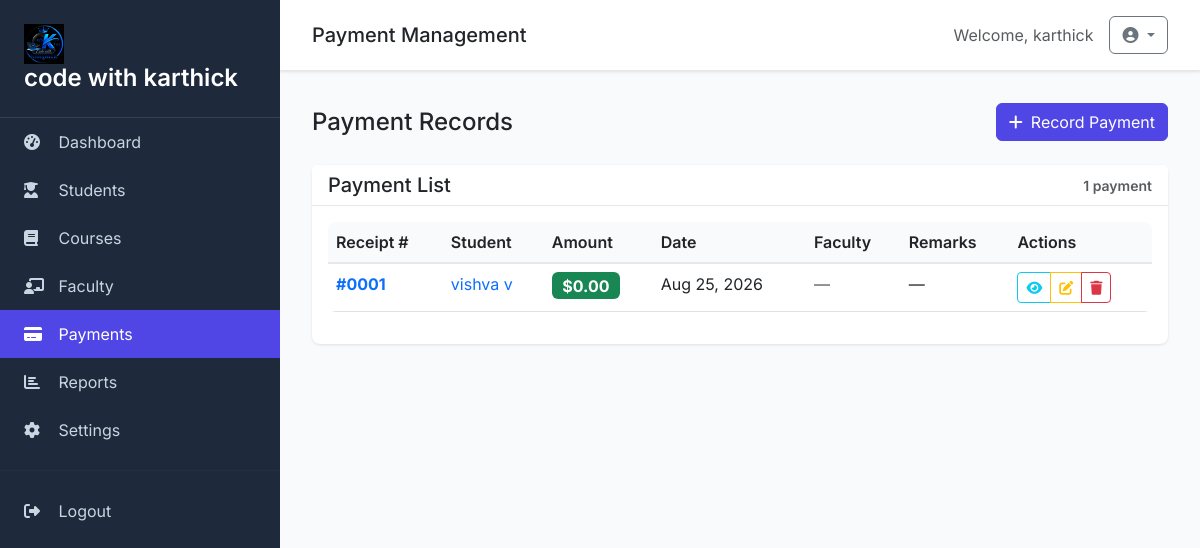
/payments/ (signed in), run on the app's committed database.
### myapp/models.py (models this page shows, shortened)
class SiteSetting(models.Model):
    site_name = models.CharField(max_length=200, default='Student Management System')
    logo = models.ImageField(upload_to='logos/', blank=True, null=True)
    footer_text = models.TextField(blank=True, null=True)
    created_at = models.DateTimeField(auto_now_add=True)
    updated_at = models.DateTimeField(auto_now=True)
    class Meta:
        verbose_name = 'Site Setting'
        verbose_name_plural = 'Site Settings'

class Payment(models.Model):
    student = models.ForeignKey(Student, on_delete=models.CASCADE, related_name='payments')
    amount = models.DecimalField(max_digits=10, decimal_places=2)
    payment_date = models.DateField(auto_now_add=True)
    faculty = models.ForeignKey(Faculty, on_delete=models.SET_NULL, null=True, blank=True)
    remarks = models.TextField(blank=True, null=True)

class Student(models.Model):
    profile_picture = models.ImageField(upload_to='profile_pics/', blank=True, null=True)
    first_name = models.CharField(max_length=50)
    middle_name = models.CharField(max_length=50, blank=True, null=True)
    last_name = models.CharField(max_length=50)
    email = models.EmailField(unique=True)
    phone_number = models.CharField(max_length=15)
    gender = models.CharField(max_length=10)
    city = models.CharField(max_length=100)
    address = models.TextField()
    courses = models.ManyToManyField(Course, related_name='students', blank=True)
    admission_date = models.DateField(auto_now_add=True)
    total_fee = models.DecimalField(max_digits=10, decimal_places=2, default=0.00)
    paid_fee = models.DecimalField(max_digits=10, decimal_places=2, default=0.00)
    due_fee = models.DecimalField(max_digits=10, decimal_places=2, default=0.00)

### myapp/views.py (the view)
# urls.py: path('payments/', views.payment_list, name='payment_list'),
@login_required
def payment_list(request):
    payments = Payment.objects.all().order_by('-payment_date')
    settings = SiteSetting.objects.first()
    return render(request, "payment/list.html", {
        "payments": payments,
        "settings": settings
    })

### templates/payment/list.html (shortened to what this page needs)
{% extends 'base.html' %}
{% block page_title %}Payment Management{% endblock %}
{% block content %}
<div class="row mb-4">
    <div class="col-12">
        <div class="d-flex justify-content-between align-items-center">
            <h4 class="mb-0">Payment Records</h4>
            <a href="{% url 'payment_add' %}" class="btn btn-primary">
                <i class="fas fa-plus me-2"></i>Record Payment
            </a>
        </div>
    </div>
</div>
<div class="row">
    <div class="col-12">
        <div class="card">
            <div class="card-header d-flex justify-content-between align-items-center">
                <h5 class="mb-0">Payment List</h5>
                <small class="text-muted">{{ payments|length }} payment{{ payments|length|pluralize }}</small>
            </div>
            <div class="card-body">
                {% if payments %}
                    <div class="table-responsive">
                        <table class="table table-hover">
                            <thead>
                                <tr>
                                    <th>Receipt #</th>
                                    <th>Student</th>
                                    <th>Amount</th>
                                    <th>Date</th>
                                    <th>Faculty</th>
                                    <th>Remarks</th>
                                    <th>Actions</th>
                                </tr>
                            </thead>
                            <tbody>
                                {% for payment in payments %}
                                <tr>
                                    <td>
                                        <strong class="text-primary">#{{ payment.pk|stringformat:"04d" }}</strong>
                                    </td>
                                    <td>
                                        <a href="{% url 'student_detail' payment.student.pk %}" class="text-decoration-none">
                                            {{ payment.student.first_name }} {{ payment.student.last_name }}
                                        </a>
                                    </td>
                                    <td>
                                        <span class="badge bg-success fs-6">${{ payment.amount|floatformat:2 }}</span>
                                    </td>
                                    <td>{{ payment.payment_date|date:"M d, Y" }}</td>
                                    <td>
                                        {% if payment.faculty %}
                                            <a href="{% url 'faculty_detail' payment.faculty.pk %}" class="text-decoration-none">
                                                {{ payment.faculty.first_name }} {{ payment.faculty.last_name }}
                                            </a>
                                        {% else %}
                                            <span class="text-muted">—</span>
                                        {% endif %}
                                    </td>
                                    <td>{{ payment.remarks|truncatewords:5|default:"—" }}</td>
                                    <td>
                                        <div class="btn-group btn-group-sm">
                                            <a href="{% url 'payment_detail' payment.pk %}" class="btn btn-outline-info" title="View">
                                                <i class="fas fa-eye"></i>
                                            </a>
                                            <a href="{% url 'payment_update' payment.pk %}" class="btn btn-outline-warning" title="Edit">
                                                <i class="fas fa-edit"></i>
                                            </a>
                                            <a href="{% url 'payment_delete' payment.pk %}" class="btn btn-outline-danger"
                                               title="Delete" onclick="return confirm('Are you sure you want to delete this payment?')">
                                                <i class="fas fa-trash"></i>
                                            </a>
                                        </div>
                                    </td>
                                </tr>
                                {% endfor %}
                            </tbody>
                        </table>
                    </div>
                {% endif %}
            </div>
        </div>
    </div>
</div>
{% endblock %}

### templates/base.html (shortened to what this page needs)
<!DOCTYPE html>
{% load static %}
<html lang="en">
<head>
    <link href="https://cdn.jsdelivr.net/npm/bootstrap@5.3.0/dist/css/bootstrap.min.css" rel="stylesheet">
    <link href="https://cdnjs.cloudflare.com/ajax/libs/font-awesome/6.4.0/css/all.min.css" rel="stylesheet">
</head>
<body>
    <div class="sidebar">
        <div class="sidebar-brand">
            {% if settings.logo %}
                <img src="{{ settings.logo.url }}" alt="Logo" height="40" class="me-2">
            {% endif %}
            <h4>{{ settings.site_name|default:'SMS' }}</h4>
        </div>
        <nav class="nav flex-column">
            <a class="nav-link {% if request.resolver_match.url_name == 'dashboard' %}active{% endif %}" href="{% url 'dashboard' %}">
                <i class="fas fa-tachometer-alt"></i> Dashboard
            </a>
            <a class="nav-link {% if 'student' in request.resolver_match.url_name %}active{% endif %}" href="{% url 'student_list' %}">
                <i class="fas fa-user-graduate"></i> Students
            </a>
            <a class="nav-link {% if 'course' in request.resolver_match.url_name %}active{% endif %}" href="{% url 'course_list' %}">
                <i class="fas fa-book"></i> Courses
            </a>
            <a class="nav-link {% if 'faculty' in request.resolver_match.url_name %}active{% endif %}" href="{% url 'faculty_list' %}">
                <i class="fas fa-chalkboard-teacher"></i> Faculty
            </a>
            <a class="nav-link {% if 'payment' in request.resolver_match.url_name %}active{% endif %}" href="{% url 'payment_list' %}">
                <i class="fas fa-credit-card"></i> Payments
            </a>
            <a class="nav-link {% if request.resolver_match.url_name == 'reports' %}active{% endif %}" href="{% url 'reports' %}">
                <i class="fas fa-chart-bar"></i> Reports
            </a>
            <a class="nav-link {% if request.resolver_match.url_name == 'settings' %}active{% endif %}" href="{% url 'settings' %}">
                <i class="fas fa-cog"></i> Settings
            </a>
            <hr class="my-3" style="border-color: #374151;">
            <a class="nav-link" href="{% url 'logout' %}">
                <i class="fas fa-sign-out-alt"></i> Logout
            </a>
        </nav>
    </div>
    <div class="main-content">
        <div class="topbar d-flex justify-content-between align-items-center">
            <h5 class="mb-0">{% block page_title %}Dashboard{% endblock %}</h5>
            <div class="d-flex align-items-center">
                <span class="text-muted me-3">Welcome, {{ user.get_full_name|default:user.username }}</span>
                <div class="dropdown">
                    <button class="btn btn-outline-secondary dropdown-toggle" type="button" data-bs-toggle="dropdown">
                        <i class="fas fa-user-circle"></i>
                    </button>
                </div>
            </div>
        </div>
        {% block content %}{% endblock %}
    </div>
</body>
</html>

### templates/base.html (style rules this page uses)
:root { --primary-color: #4f46e5; --secondary-color: #6366f1; --success-color: #10b981; --danger-color: #ef4444; --warning-color: #f59e0b; --info-color: #3b82f6; --dark-color: #1f2937; --light-color: #f9fafb; --sidebar-bg: #1e293b; --sidebar-text: #cbd5e1; }
body { font-family: 'Inter', sans-serif; background-color: var(--light-color); }
.sidebar { background: var(--sidebar-bg); min-height: 100vh; position: fixed; top: 0; left: 0; width: 280px; z-index: 1000; transition: all 0.3s ease; }
.sidebar-brand { padding: 1.5rem; border-bottom: 1px solid #374151; }
.sidebar-brand h4 { color: white; margin: 0; font-weight: 600; }
.nav-link { color: var(--sidebar-text) !important; padding: 0.75rem 1.5rem; border-radius: 0; transition: all 0.3s ease; }
.nav-link:hover, .nav-link.active { background: var(--primary-color); color: white !important; }
.nav-link i { width: 20px; margin-right: 10px; }
.main-content { margin-left: 280px; padding: 2rem; }
.topbar { background: white; padding: 1rem 2rem; margin: -2rem -2rem 2rem -2rem; box-shadow: 0 1px 3px rgba(0,0,0,0.1); border-bottom: 1px solid #e5e7eb; }
.card { border: none; box-shadow: 0 1px 3px rgba(0,0,0,0.1); border-radius: 8px; }
.card-header { background: white; border-bottom: 1px solid #e5e7eb; font-weight: 600; }
.btn-primary { background: var(--primary-color); border-color: var(--primary-color); }
.table { border-radius: 8px; overflow: hidden; }
.table thead th { background: var(--light-color); border-bottom: 2px solid #e5e7eb; font-weight: 600; }

### data on the page
SiteSetting: logo (picture), site_name "code with karthick"
Payment: pk "0001", student.first_name "vishva", student.last_name "v", amount "0.00", payment_date "Aug 25, 2026", remarks "—"

### other printed values
{{ user.get_full_name|default:user.username }} "karthick"
{{ payments|length }} "1"
